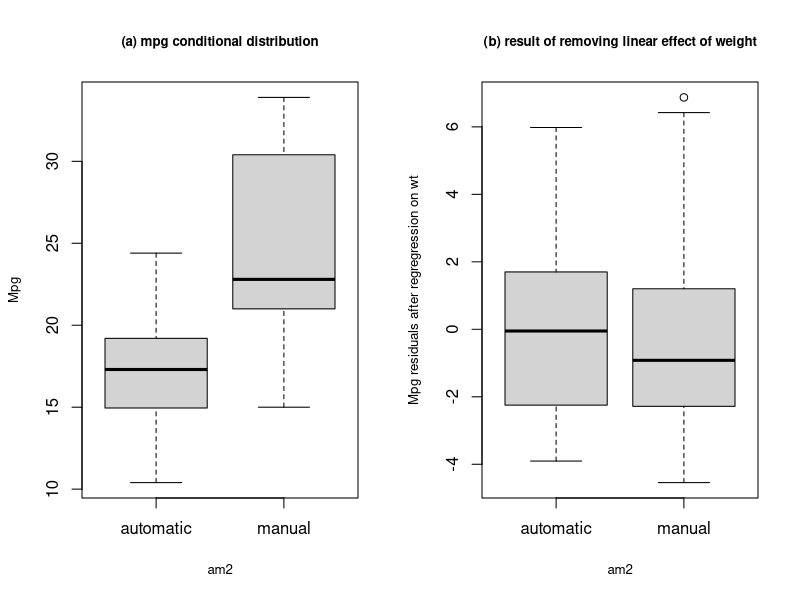
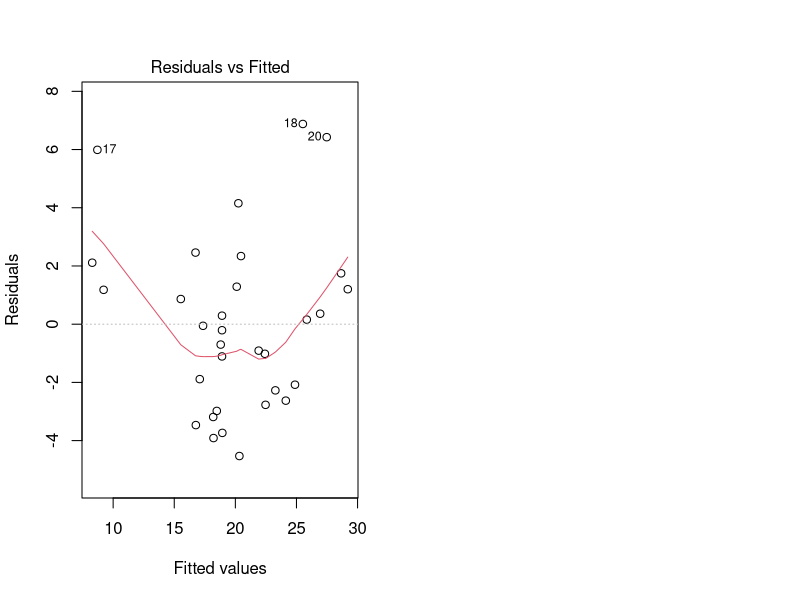
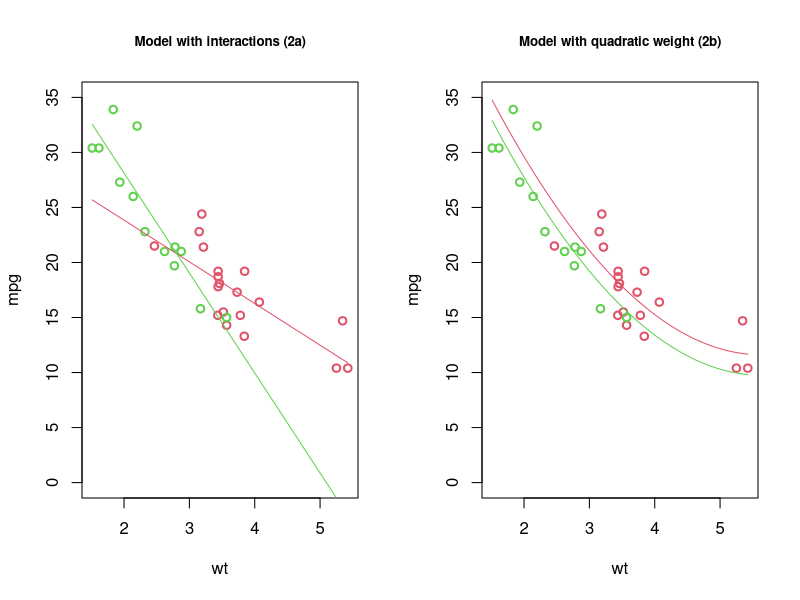

Write R code to recreate these figures, in order. (Note: this script raises an error after producing the figures.)
## ---- chunk 1
attach(mtcars)
fit1 <- lm(mpg ~ am)
fit2 <- lm(mpg ~ am + wt)
## ---- chunk 2
fit2a <- lm(mpg ~ am * wt)
fit2b <- lm(mpg ~ am + wt + I(wt^2))
## ---- chunk 3
fit3a <- lm(mpg ~ am * wt + cyl)
fit3b <- lm(mpg ~ am + wt + I(wt^2) + cyl)
fit4a <- lm(mpg ~ am * wt + cyl + hp)
fit4b <- lm(mpg ~ am + wt + I(wt^2) + cyl + hp)
anova(fit1, fit2, fit2a, fit3a, fit4a)
anova(fit1, fit2, fit2b, fit3b, fit4b)
## ---- chunk 4
summary(fit3a)$coefficients
## ---- chunk 5
am2 <- factor(am, levels = c(0, 1), labels = c("automatic", "manual"))
par(mfrow = c(1, 2))
boxplot(mpg ~ am2, ylab = "Mpg", cex.lab = .8)
title(main = "(a) mpg conditional distribution", cex.main = .8)
boxplot(lm(mpg ~ wt)$residuals ~ am2,
        ylab = "Mpg residuals after regregression on wt", cex.lab = .8)
title(main = "(b) result of removing linear effect of weight",  cex.main = .8)
## ---- chunk 6
plot(fit2, which = 1)
## ---- chunk 7
par(mfrow = c(1, 2))

plot(wt, mpg, xlim = range(wt), ylim = c(0, 35), col = am + 2, lwd=2)
curve(fit2a$coefficient[1] + fit2a$coefficient[3] * x,
      xlim = range(wt), ylim=c(0,35), add = T, col = 2)
curve(fit2a$coefficient[1] + fit2a$coefficient[2] +
          (fit2a$coefficient[3] +fit2a$coefficient[4]) * x,
      xlim = range(wt), ylim=c(0,35), add = T, col = 3)
title(main = "Model with interactions (2a)", cex.main = .8)
plot(wt, mpg, xlim = range(wt), ylim = c(0, 35), col = am + 2, lwd = 2)
curve(fit2b$coefficient[1] + fit2b$coefficient[3] * x + fit2b$coefficient[4] * x^2,
      xlim = range(wt), ylim=c(0,35), add = T, col = 2)
curve(fit2b$coefficient[1] + fit2b$coefficient[2] +
          fit2b$coefficient[3] * x + fit2b$coefficient[4] * x^2,
      xlim = range(wt), ylim=c(0,35), add = T, col = 3)
title(main = "Model with quadratic weight (2b)", cex.main = .8)
## ---- chunk 8
library(tidyr); x <- as.data.frame(abs(cor(mtcars))); x$var1 <- rownames(x)
x <- gather(x, var2, cor, -var1); colnames(x)[3] <- "abs(cor)"
x$var2 <- as.character(x$var2); x <- x[x$var1 < x$var2,]
x <- x[order(x["abs(cor)"], decreasing = T),]; head(x, 4)
## ---- chunk 9
head(x[x$var1 == "mpg" | x$var2 == "mpg",],4)
